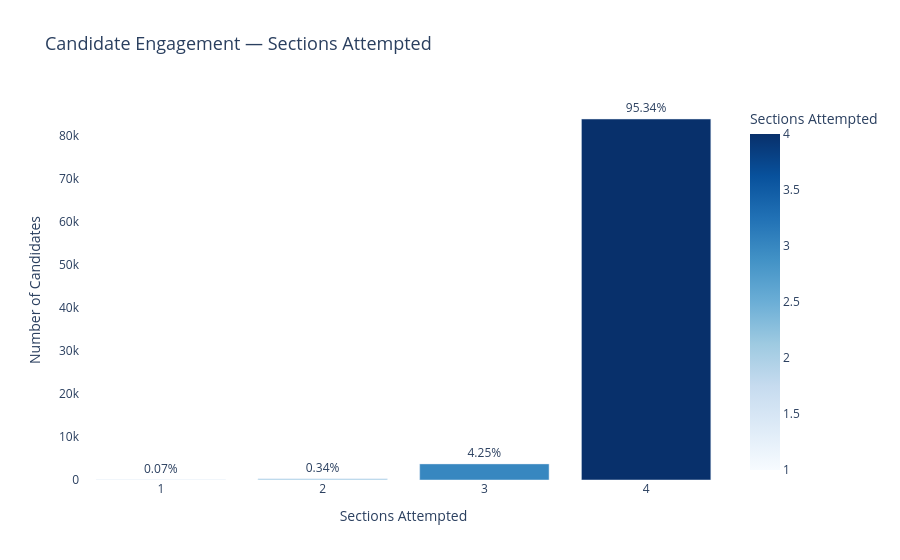

The notebook cell saved with this chart:
### Markdown cell above
## Analysis 6: Candidate Engagement Funnel

**Question:** How many candidates interacted with all 4 sections?

This reveals exam completion behaviour — did candidates attempt 
all sections or drop off midway?

### Code cell
fig = px.bar(
    df_funnel.sort_values('sections_attempted'),
    x='sections_attempted',
    y='candidate_count',
    title='Candidate Engagement — Sections Attempted',
    labels={
        'sections_attempted': 'Sections Attempted',
        'candidate_count': 'Number of Candidates'
    },
    color='sections_attempted',
    color_continuous_scale='Blues',
    text='pct'
)

fig.update_traces(texttemplate='%{text}%', textposition='outside')
fig.update_layout(
    plot_bgcolor='white',
    title_font_size=18,
    showlegend=False,
    xaxis=dict(tickmode='linear')
)

fig.show()

### Figure 1 — Plotly figure (JSON) as saved in the notebook; plotly's stock layout.template omitted (floating-point values rounded to 4 significant figures)
{"data": [{"alignmentgroup": "True", "hovertemplate": "Sections Attempted=%{marker.color}<br>Number of Candidates=%{y}<br>pct=%{text}<extra></extra>", "legendgroup": "", "marker": {"color": [1, 2, 3, 4], "coloraxis": "coloraxis", "pattern": {"shape": ""}}, "name": "", "offsetgroup": "", "orientation": "v", "showlegend": false, "text": [0.07, 0.34, 4.25, 95.34], "textposition": "outside", "texttemplate": "%{text}%", "type": "bar", "x": [1, 2, 3, 4], "xaxis": "x", "y": [61, 298, 3743, 83899], "yaxis": "y"}], "layout": {"barmode": "relative", "coloraxis": {"colorbar": {"title": {"text": "Sections Attempted"}}, "colorscale": [[0, "rgb(247,251,255)"], [0.125, "rgb(222,235,247)"], [0.25, "rgb(198,219,239)"], [0.375, "rgb(158,202,225)"], [0.5, "rgb(107,174,214)"], [0.625, "rgb(66,146,198)"], [0.75, "rgb(33,113,181)"], [0.875, "rgb(8,81,156)"], [1, "rgb(8,48,107)"]]}, "legend": {"tracegroupgap": 0}, "plot_bgcolor": "white", "showlegend": false, "title": {"font": {"size": 18}, "text": "Candidate Engagement — Sections Attempted"}, "xaxis": {"anchor": "y", "domain": [0, 1], "tickmode": "linear", "title": {"text": "Sections Attempted"}}, "yaxis": {"anchor": "x", "domain": [0, 1], "title": {"text": "Number of Candidates"}}}}
